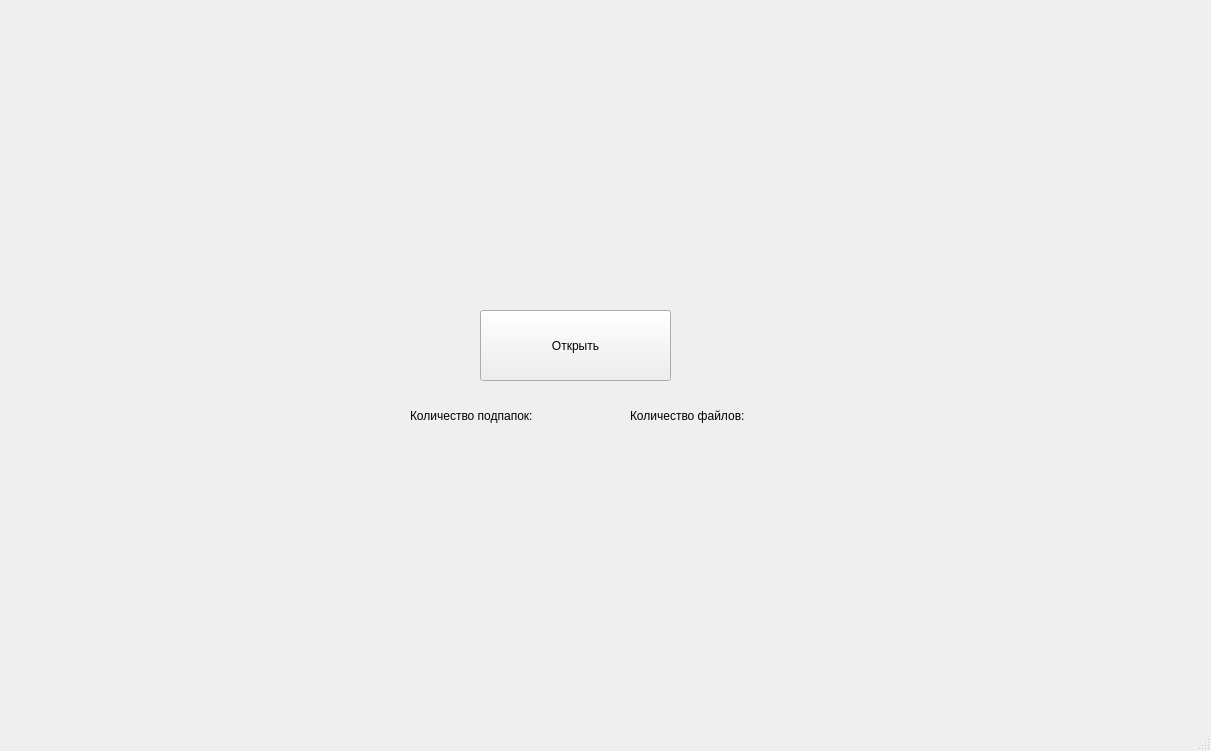
<?xml version="1.0" encoding="UTF-8"?>
<ui version="4.0">
 <class>MainWindow</class>
 <widget class="QMainWindow" name="MainWindow">
  <property name="geometry">
   <rect>
    <x>0</x>
    <y>0</y>
    <width>1211</width>
    <height>751</height>
   </rect>
  </property>
  <property name="windowTitle">
   <string>MainWindow</string>
  </property>
  <widget class="QWidget" name="centralwidget">
   <widget class="QPushButton" name="pushButton">
    <property name="geometry">
     <rect>
      <x>480</x>
      <y>310</y>
      <width>191</width>
      <height>71</height>
     </rect>
    </property>
    <property name="text">
     <string>Открыть</string>
    </property>
   </widget>
   <widget class="QLabel" name="label">
    <property name="geometry">
     <rect>
      <x>410</x>
      <y>390</y>
      <width>171</width>
      <height>51</height>
     </rect>
    </property>
    <property name="text">
     <string>Количество подпапок:</string>
    </property>
   </widget>
   <widget class="QLabel" name="label_2">
    <property name="geometry">
     <rect>
      <x>410</x>
      <y>440</y>
      <width>66</width>
      <height>31</height>
     </rect>
    </property>
    <property name="text">
     <string/>
    </property>
   </widget>
   <widget class="QLabel" name="label_3">
    <property name="geometry">
     <rect>
      <x>630</x>
      <y>390</y>
      <width>161</width>
      <height>51</height>
     </rect>
    </property>
    <property name="text">
     <string>Количество файлов:</string>
    </property>
   </widget>
   <widget class="QLabel" name="label_4">
    <property name="geometry">
     <rect>
      <x>630</x>
      <y>440</y>
      <width>66</width>
      <height>31</height>
     </rect>
    </property>
    <property name="text">
     <string/>
    </property>
   </widget>
  </widget>
  <widget class="QMenuBar" name="menubar">
   <property name="geometry">
    <rect>
     <x>0</x>
     <y>0</y>
     <width>1211</width>
     <height>22</height>
    </rect>
   </property>
  </widget>
  <widget class="QStatusBar" name="statusbar"/>
 </widget>
 <resources/>
 <connections/>
</ui>
